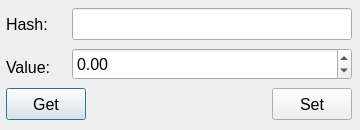
<?xml version="1.0" encoding="UTF-8"?>
<ui version="4.0">
 <class>DialogTest</class>
 <widget class="QDialog" name="DialogTest">
  <property name="geometry">
   <rect>
    <x>0</x>
    <y>0</y>
    <width>360</width>
    <height>130</height>
   </rect>
  </property>
  <property name="minimumSize">
   <size>
    <width>360</width>
    <height>130</height>
   </size>
  </property>
  <property name="maximumSize">
   <size>
    <width>360</width>
    <height>130</height>
   </size>
  </property>
  <property name="windowTitle">
   <string>Dialog</string>
  </property>
  <layout class="QGridLayout" name="gridLayout">
   <property name="leftMargin">
    <number>6</number>
   </property>
   <property name="topMargin">
    <number>6</number>
   </property>
   <property name="rightMargin">
    <number>6</number>
   </property>
   <property name="bottomMargin">
    <number>6</number>
   </property>
   <item row="0" column="0">
    <widget class="QLabel" name="label">
     <property name="minimumSize">
      <size>
       <width>60</width>
       <height>32</height>
      </size>
     </property>
     <property name="maximumSize">
      <size>
       <width>60</width>
       <height>32</height>
      </size>
     </property>
     <property name="font">
      <font>
       <pointsize>12</pointsize>
      </font>
     </property>
     <property name="text">
      <string>Hash:</string>
     </property>
    </widget>
   </item>
   <item row="0" column="1">
    <widget class="QLineEdit" name="lnHash">
     <property name="minimumSize">
      <size>
       <width>280</width>
       <height>32</height>
      </size>
     </property>
     <property name="maximumSize">
      <size>
       <width>280</width>
       <height>32</height>
      </size>
     </property>
     <property name="font">
      <font>
       <pointsize>12</pointsize>
      </font>
     </property>
     <property name="text">
      <string/>
     </property>
    </widget>
   </item>
   <item row="1" column="0">
    <widget class="QLabel" name="label_2">
     <property name="minimumSize">
      <size>
       <width>60</width>
       <height>32</height>
      </size>
     </property>
     <property name="maximumSize">
      <size>
       <width>60</width>
       <height>25</height>
      </size>
     </property>
     <property name="font">
      <font>
       <pointsize>12</pointsize>
      </font>
     </property>
     <property name="text">
      <string>Value:</string>
     </property>
    </widget>
   </item>
   <item row="1" column="1">
    <widget class="QDoubleSpinBox" name="sbValue">
     <property name="minimumSize">
      <size>
       <width>280</width>
       <height>32</height>
      </size>
     </property>
     <property name="maximumSize">
      <size>
       <width>280</width>
       <height>32</height>
      </size>
     </property>
     <property name="font">
      <font>
       <pointsize>12</pointsize>
      </font>
     </property>
     <property name="minimum">
      <double>-9999999.000000000000000</double>
     </property>
     <property name="maximum">
      <double>9999999.000000000000000</double>
     </property>
    </widget>
   </item>
   <item row="2" column="0" colspan="2">
    <layout class="QHBoxLayout" name="horizontalLayout">
     <item>
      <widget class="QPushButton" name="btnGet">
       <property name="minimumSize">
        <size>
         <width>80</width>
         <height>32</height>
        </size>
       </property>
       <property name="maximumSize">
        <size>
         <width>80</width>
         <height>32</height>
        </size>
       </property>
       <property name="font">
        <font>
         <pointsize>12</pointsize>
        </font>
       </property>
       <property name="text">
        <string>Get</string>
       </property>
       <property name="icon">
        <iconset resource="Icons.qrc">
         <normaloff>:/Resoure/Refresh.png</normaloff>:/Resoure/Refresh.png</iconset>
       </property>
       <property name="iconSize">
        <size>
         <width>22</width>
         <height>22</height>
        </size>
       </property>
      </widget>
     </item>
     <item>
      <spacer name="horizontalSpacer">
       <property name="orientation">
        <enum>Qt::Orientation::Horizontal</enum>
       </property>
       <property name="sizeHint" stdset="0">
        <size>
         <width>158</width>
         <height>20</height>
        </size>
       </property>
      </spacer>
     </item>
     <item>
      <widget class="QPushButton" name="btnSend">
       <property name="minimumSize">
        <size>
         <width>80</width>
         <height>32</height>
        </size>
       </property>
       <property name="maximumSize">
        <size>
         <width>80</width>
         <height>32</height>
        </size>
       </property>
       <property name="font">
        <font>
         <pointsize>12</pointsize>
        </font>
       </property>
       <property name="text">
        <string>Set</string>
       </property>
       <property name="icon">
        <iconset resource="Icons.qrc">
         <normaloff>:/Resoure/Send.png</normaloff>:/Resoure/Send.png</iconset>
       </property>
      </widget>
     </item>
    </layout>
   </item>
  </layout>
 </widget>
 <resources>
  <include location="Icons.qrc"/>
 </resources>
 <connections/>
</ui>
